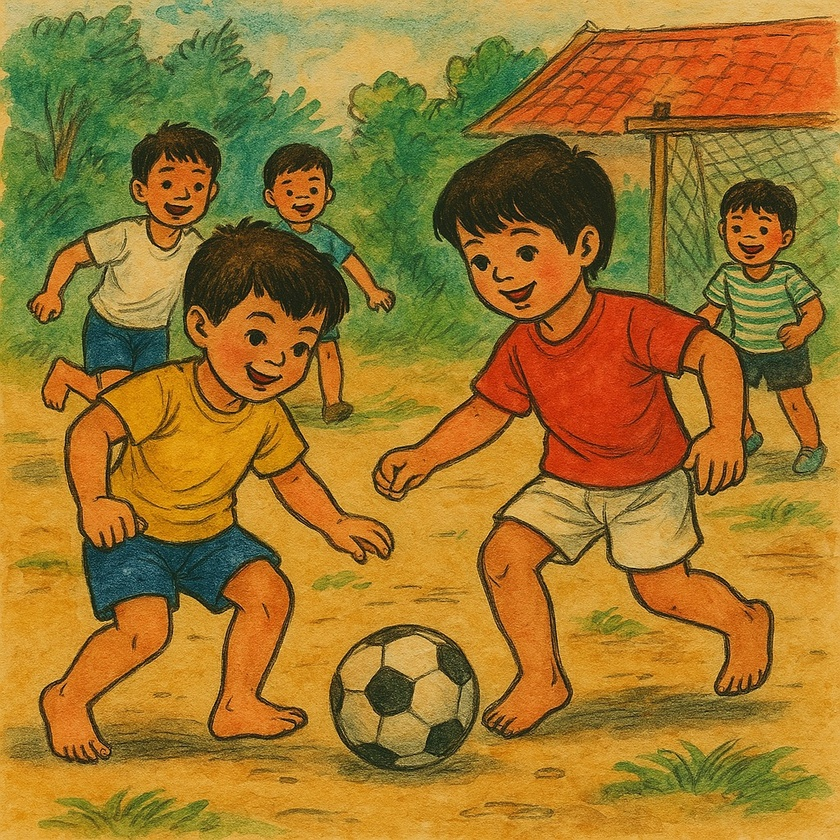
#> input picture Python/opencv/images/original.jpg, 840 x 840 px, shrunk from 1024 x 1024 before the run
$ python sketch1.py
#> lines starting #> are read from the running program, lines starting #| are printed output that depends on the picture
# Description: Chuyển ảnh màu sang ảnh bút chì
"""
1. Sử dụng kỹ thuật “Pencil Sketch” (chia độ sáng)
Một phương pháp thường được gọi là “pencil sketch” có thể cho kết quả trực quan giống tranh chì hơn so với việc chỉ dùng Canny.
Bạn có thể tham khảo đoạn mã dưới đây:
"""
import cv2
import numpy as np

# Đọc ảnh gốc
img = cv2.imread('images/original.jpg')
#> img is the input picture: shape (840, 840, 3); mean B, G, R 44.9, 118.9, 157
if img is None:
    print("Không thể đọc ảnh. Kiểm tra lại đường dẫn hoặc tên file.")
    exit()

# Chuyển sang ảnh xám
gray = cv2.cvtColor(img, cv2.COLOR_BGR2GRAY)
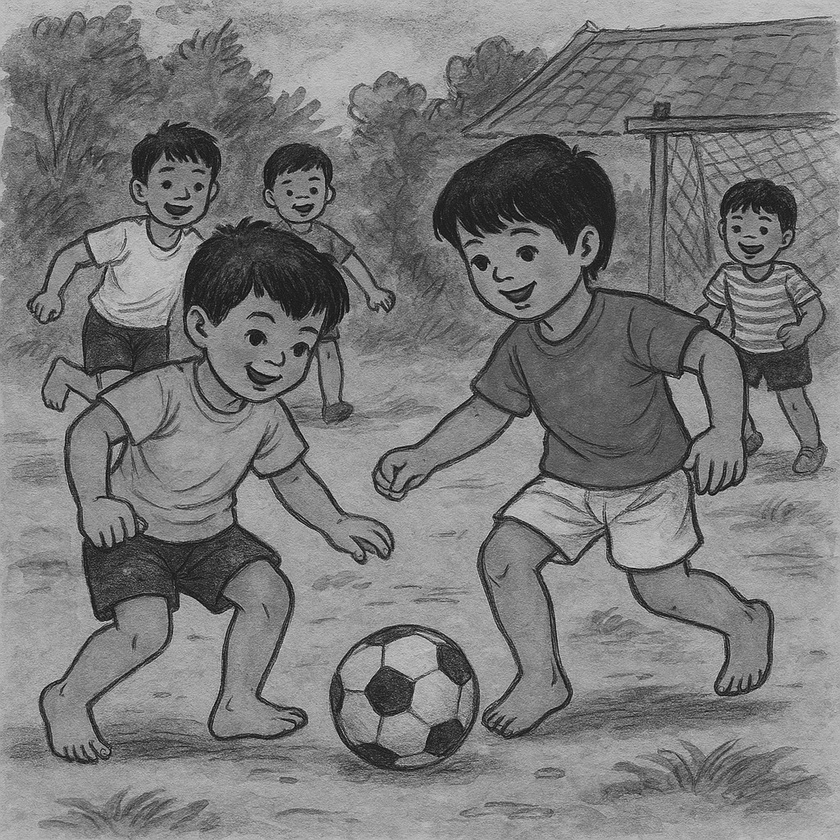
#> gray: shape (840, 840); min 4, max 229, mean 121.9

# Đảo ngược màu xám
inverted = 255 - gray
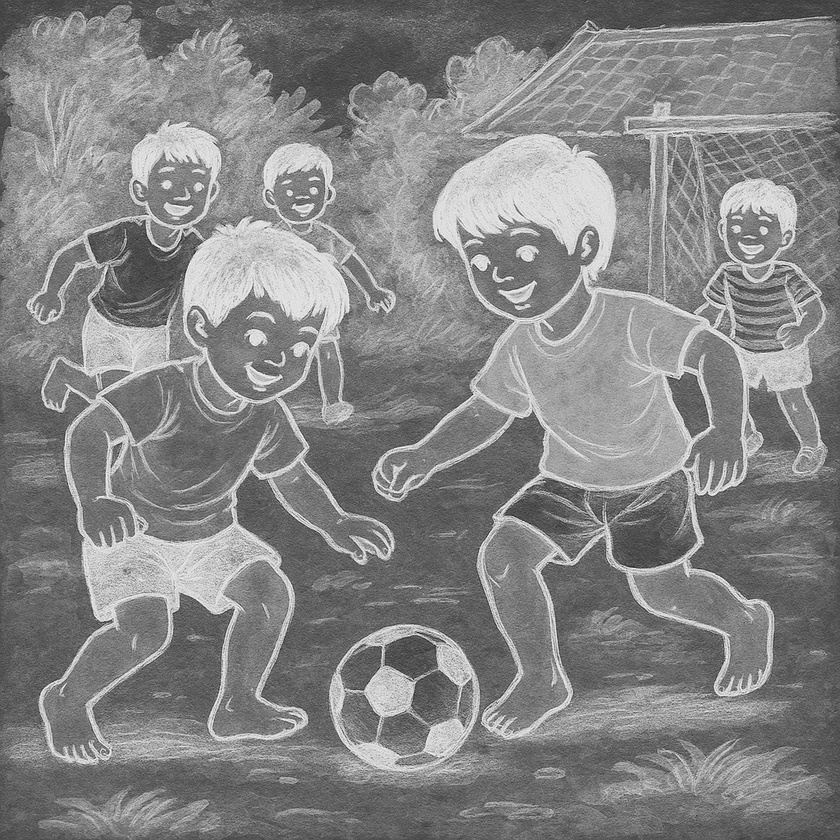
#> inverted: shape (840, 840); min 26, max 251, mean 133.1

# Làm mờ ảnh đảo ngược (tăng kích thước kernel nếu cần làm mịn hơn)
blur = cv2.GaussianBlur(inverted, (21, 21), 0)
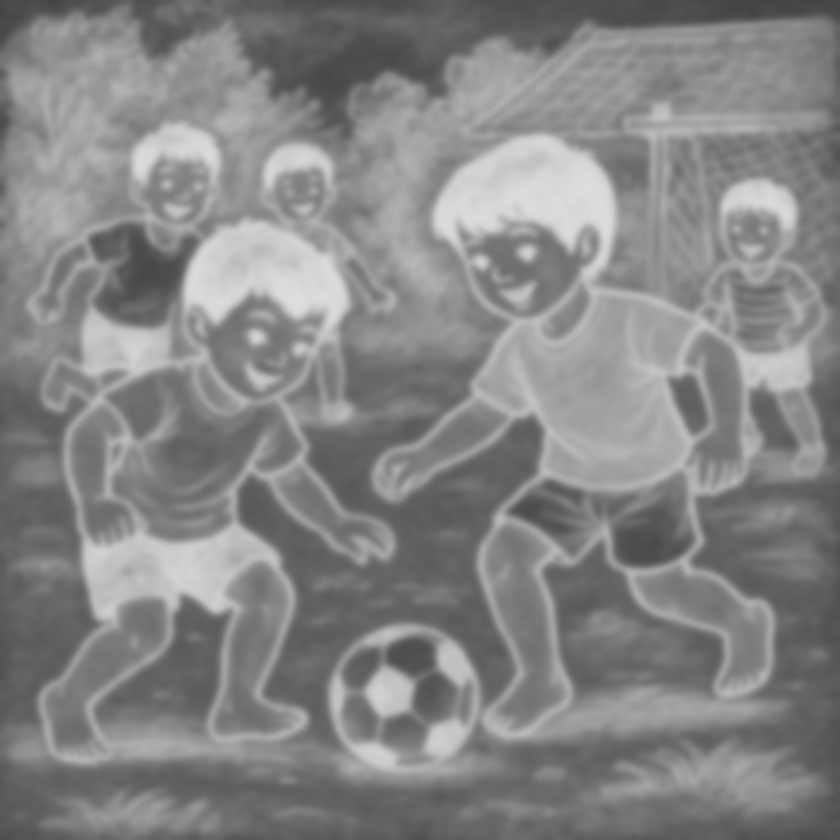
#> blur: shape (840, 840); min 67, max 222, mean 133.1

# Đảo ngược lại lần nữa
inverted_blur = 255 - blur
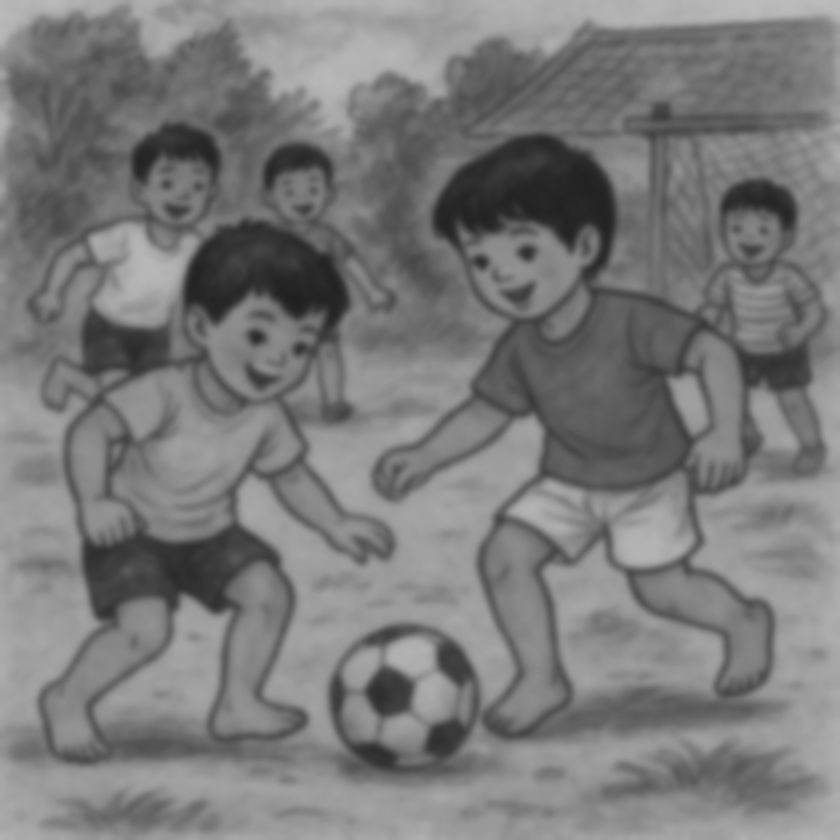
#> inverted_blur: shape (840, 840); min 33, max 188, mean 121.9

# Kết hợp ảnh xám và ảnh mờ đảo ngược theo công thức chia
pencil_sketch = cv2.divide(gray, inverted_blur, scale=256)
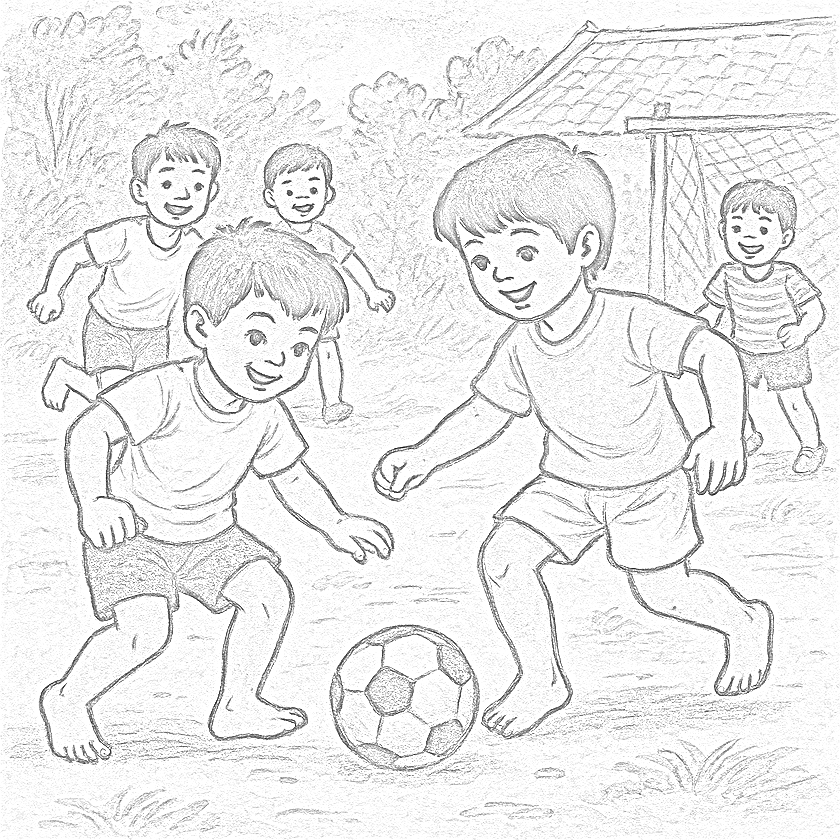
#> pencil_sketch: shape (840, 840); min 10, max 255, mean 236.2

# Lưu ảnh kết quả
cv2.imwrite('images/pencil_sketch.jpg', pencil_sketch)
print("Đã lưu ảnh pencil_sketch.jpg")
